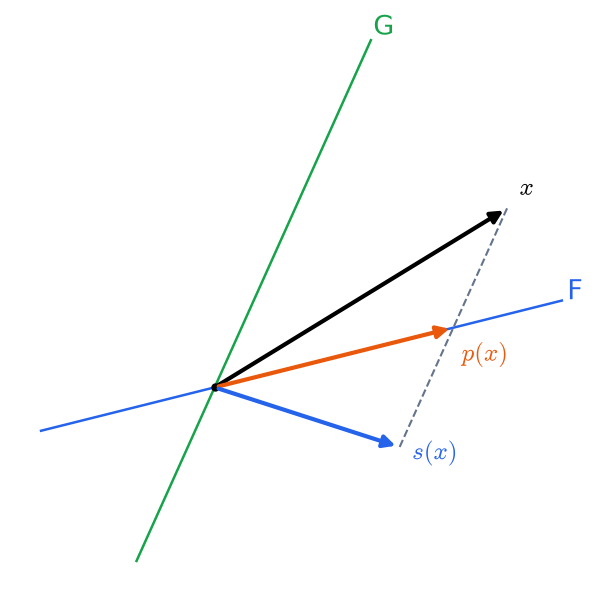

This figure's Python source:
"""Projection p sur F parallèlement à G, et symétrie s = 2p - id, dans le plan."""
import numpy as np
import matplotlib.pyplot as plt
from _style import BLUE, GREEN, GREY, ORANGE, vector

f = np.array([1.0, 0.25])  # direction de F
g = np.array([0.45, 1.0])  # direction de G
x = 2.2 * f + 1.1 * g
p = 2.2 * f
s = 2.2 * f - 1.1 * g
fig, ax = plt.subplots(figsize=(6, 4.2))
for d, name, color in ((f, "F", BLUE), (g, "G", GREEN)):
    t = np.array([-1.6, 3.2])
    ax.plot(t * d[0], t * d[1], color=color, lw=1.2)
    ax.text(3.25 * d[0], 3.25 * d[1], name, color=color, fontsize=13)
ax.plot([x[0], s[0]], [x[1], s[1]], "--", color=GREY, lw=1)
vector(ax, (0, 0), x, color="black", label=r"$x$")
vector(ax, (0, 0), p, color=ORANGE, label=r"$p(x)$", offset=(4, -16))
vector(ax, (0, 0), s, color=BLUE, label=r"$s(x)$", offset=(6, -6))
ax.plot(0, 0, "o", color="black", ms=3)
ax.set_aspect("equal")
ax.axis("off")
